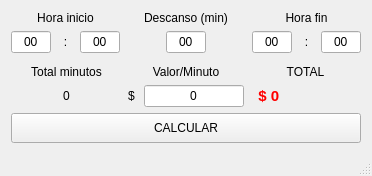
<?xml version="1.0" encoding="UTF-8"?>
<ui version="4.0">
 <class>MainWindow</class>
 <widget class="QMainWindow" name="MainWindow">
  <property name="geometry">
   <rect>
    <x>0</x>
    <y>0</y>
    <width>372</width>
    <height>176</height>
   </rect>
  </property>
  <property name="minimumSize">
   <size>
    <width>372</width>
    <height>176</height>
   </size>
  </property>
  <property name="maximumSize">
   <size>
    <width>372</width>
    <height>176</height>
   </size>
  </property>
  <property name="windowTitle">
   <string>Tarificador</string>
  </property>
  <property name="windowIcon">
   <iconset>
    <normaloff>../../../../Deploy/img/clock.png</normaloff>../../../../Deploy/img/clock.png</iconset>
  </property>
  <widget class="QWidget" name="centralWidget">
   <layout class="QGridLayout" name="gridLayout_2">
    <item row="0" column="0">
     <layout class="QVBoxLayout" name="verticalLayout_7">
      <item>
       <layout class="QHBoxLayout" name="horizontalLayout_4">
        <item>
         <layout class="QVBoxLayout" name="verticalLayout">
          <property name="sizeConstraint">
           <enum>QLayout::SetDefaultConstraint</enum>
          </property>
          <item>
           <widget class="QLabel" name="horaInicioLabel">
            <property name="text">
             <string>Hora inicio</string>
            </property>
            <property name="alignment">
             <set>Qt::AlignCenter</set>
            </property>
           </widget>
          </item>
          <item>
           <layout class="QHBoxLayout" name="horizontalLayout">
            <item>
             <widget class="QLineEdit" name="horaInicioTextField">
              <property name="sizePolicy">
               <sizepolicy hsizetype="Expanding" vsizetype="Expanding">
                <horstretch>0</horstretch>
                <verstretch>0</verstretch>
               </sizepolicy>
              </property>
              <property name="maximumSize">
               <size>
                <width>40</width>
                <height>16777215</height>
               </size>
              </property>
              <property name="text">
               <string>00</string>
              </property>
              <property name="cursorPosition">
               <number>0</number>
              </property>
              <property name="alignment">
               <set>Qt::AlignCenter</set>
              </property>
             </widget>
            </item>
            <item>
             <widget class="QLabel" name="label_10">
              <property name="sizePolicy">
               <sizepolicy hsizetype="Expanding" vsizetype="Expanding">
                <horstretch>0</horstretch>
                <verstretch>0</verstretch>
               </sizepolicy>
              </property>
              <property name="text">
               <string>:</string>
              </property>
              <property name="alignment">
               <set>Qt::AlignCenter</set>
              </property>
             </widget>
            </item>
            <item>
             <widget class="QLineEdit" name="minutoInicioTextfield">
              <property name="sizePolicy">
               <sizepolicy hsizetype="Expanding" vsizetype="Expanding">
                <horstretch>0</horstretch>
                <verstretch>0</verstretch>
               </sizepolicy>
              </property>
              <property name="maximumSize">
               <size>
                <width>40</width>
                <height>16777215</height>
               </size>
              </property>
              <property name="text">
               <string>00</string>
              </property>
              <property name="cursorPosition">
               <number>0</number>
              </property>
              <property name="alignment">
               <set>Qt::AlignCenter</set>
              </property>
             </widget>
            </item>
           </layout>
          </item>
         </layout>
        </item>
        <item>
         <layout class="QVBoxLayout" name="verticalLayout_3">
          <item>
           <widget class="QLabel" name="descansoLabel">
            <property name="text">
             <string>Descanso (min)</string>
            </property>
            <property name="alignment">
             <set>Qt::AlignCenter</set>
            </property>
           </widget>
          </item>
          <item>
           <layout class="QHBoxLayout" name="horizontalLayout_3">
            <item>
             <spacer name="horizontalSpacer_3">
              <property name="orientation">
               <enum>Qt::Horizontal</enum>
              </property>
              <property name="sizeHint" stdset="0">
               <size>
                <width>40</width>
                <height>20</height>
               </size>
              </property>
             </spacer>
            </item>
            <item>
             <widget class="QLineEdit" name="descansoTextField">
              <property name="sizePolicy">
               <sizepolicy hsizetype="Expanding" vsizetype="Expanding">
                <horstretch>0</horstretch>
                <verstretch>0</verstretch>
               </sizepolicy>
              </property>
              <property name="maximumSize">
               <size>
                <width>40</width>
                <height>16777215</height>
               </size>
              </property>
              <property name="text">
               <string>00</string>
              </property>
              <property name="cursorPosition">
               <number>0</number>
              </property>
              <property name="alignment">
               <set>Qt::AlignCenter</set>
              </property>
             </widget>
            </item>
            <item>
             <spacer name="horizontalSpacer_4">
              <property name="orientation">
               <enum>Qt::Horizontal</enum>
              </property>
              <property name="sizeHint" stdset="0">
               <size>
                <width>40</width>
                <height>20</height>
               </size>
              </property>
             </spacer>
            </item>
           </layout>
          </item>
         </layout>
        </item>
        <item>
         <layout class="QVBoxLayout" name="verticalLayout_2">
          <property name="sizeConstraint">
           <enum>QLayout::SetDefaultConstraint</enum>
          </property>
          <item>
           <widget class="QLabel" name="horaFinLabel">
            <property name="text">
             <string>Hora fin</string>
            </property>
            <property name="alignment">
             <set>Qt::AlignCenter</set>
            </property>
           </widget>
          </item>
          <item>
           <layout class="QHBoxLayout" name="horizontalLayout_2">
            <item>
             <widget class="QLineEdit" name="horaFinTextField">
              <property name="sizePolicy">
               <sizepolicy hsizetype="Expanding" vsizetype="Expanding">
                <horstretch>0</horstretch>
                <verstretch>0</verstretch>
               </sizepolicy>
              </property>
              <property name="maximumSize">
               <size>
                <width>40</width>
                <height>16777215</height>
               </size>
              </property>
              <property name="text">
               <string>00</string>
              </property>
              <property name="cursorPosition">
               <number>0</number>
              </property>
              <property name="alignment">
               <set>Qt::AlignCenter</set>
              </property>
             </widget>
            </item>
            <item>
             <widget class="QLabel" name="label_11">
              <property name="sizePolicy">
               <sizepolicy hsizetype="Expanding" vsizetype="Expanding">
                <horstretch>0</horstretch>
                <verstretch>0</verstretch>
               </sizepolicy>
              </property>
              <property name="text">
               <string>:</string>
              </property>
              <property name="alignment">
               <set>Qt::AlignCenter</set>
              </property>
             </widget>
            </item>
            <item>
             <widget class="QLineEdit" name="minutoFinTextField">
              <property name="sizePolicy">
               <sizepolicy hsizetype="Expanding" vsizetype="Expanding">
                <horstretch>0</horstretch>
                <verstretch>0</verstretch>
               </sizepolicy>
              </property>
              <property name="maximumSize">
               <size>
                <width>40</width>
                <height>16777215</height>
               </size>
              </property>
              <property name="text">
               <string>00</string>
              </property>
              <property name="cursorPosition">
               <number>0</number>
              </property>
              <property name="alignment">
               <set>Qt::AlignCenter</set>
              </property>
             </widget>
            </item>
           </layout>
          </item>
         </layout>
        </item>
       </layout>
      </item>
      <item>
       <spacer name="verticalSpacer">
        <property name="orientation">
         <enum>Qt::Vertical</enum>
        </property>
        <property name="sizeHint" stdset="0">
         <size>
          <width>20</width>
          <height>40</height>
         </size>
        </property>
       </spacer>
      </item>
      <item>
       <layout class="QHBoxLayout" name="horizontalLayout_5">
        <item>
         <layout class="QVBoxLayout" name="verticalLayout_4">
          <item>
           <widget class="QLabel" name="totalMinutosLabel">
            <property name="text">
             <string>Total minutos</string>
            </property>
            <property name="alignment">
             <set>Qt::AlignCenter</set>
            </property>
           </widget>
          </item>
          <item>
           <widget class="QLabel" name="totalMinutosResultLabel">
            <property name="sizePolicy">
             <sizepolicy hsizetype="Expanding" vsizetype="Expanding">
              <horstretch>0</horstretch>
              <verstretch>0</verstretch>
             </sizepolicy>
            </property>
            <property name="text">
             <string>0</string>
            </property>
            <property name="alignment">
             <set>Qt::AlignCenter</set>
            </property>
           </widget>
          </item>
         </layout>
        </item>
        <item>
         <layout class="QVBoxLayout" name="verticalLayout_5">
          <item>
           <widget class="QLabel" name="valorMinutoLabel">
            <property name="sizePolicy">
             <sizepolicy hsizetype="Preferred" vsizetype="Preferred">
              <horstretch>0</horstretch>
              <verstretch>0</verstretch>
             </sizepolicy>
            </property>
            <property name="text">
             <string>Valor/Minuto</string>
            </property>
            <property name="alignment">
             <set>Qt::AlignCenter</set>
            </property>
           </widget>
          </item>
          <item>
           <layout class="QGridLayout" name="gridLayout">
            <item row="0" column="0">
             <widget class="QLabel" name="label_7">
              <property name="sizePolicy">
               <sizepolicy hsizetype="Expanding" vsizetype="Preferred">
                <horstretch>0</horstretch>
                <verstretch>0</verstretch>
               </sizepolicy>
              </property>
              <property name="text">
               <string>$ </string>
              </property>
             </widget>
            </item>
            <item row="0" column="1">
             <widget class="QLineEdit" name="valorMinutoTextField">
              <property name="sizePolicy">
               <sizepolicy hsizetype="Expanding" vsizetype="Expanding">
                <horstretch>0</horstretch>
                <verstretch>0</verstretch>
               </sizepolicy>
              </property>
              <property name="maximumSize">
               <size>
                <width>100</width>
                <height>16777215</height>
               </size>
              </property>
              <property name="text">
               <string>0</string>
              </property>
              <property name="maxLength">
               <number>32750</number>
              </property>
              <property name="cursorPosition">
               <number>1</number>
              </property>
              <property name="alignment">
               <set>Qt::AlignCenter</set>
              </property>
             </widget>
            </item>
           </layout>
          </item>
         </layout>
        </item>
        <item>
         <layout class="QVBoxLayout" name="verticalLayout_6">
          <item>
           <widget class="QLabel" name="totalLabel">
            <property name="sizePolicy">
             <sizepolicy hsizetype="Expanding" vsizetype="Preferred">
              <horstretch>0</horstretch>
              <verstretch>0</verstretch>
             </sizepolicy>
            </property>
            <property name="text">
             <string>TOTAL</string>
            </property>
            <property name="alignment">
             <set>Qt::AlignCenter</set>
            </property>
           </widget>
          </item>
          <item>
           <widget class="QLabel" name="totalResultLabel">
            <property name="sizePolicy">
             <sizepolicy hsizetype="Expanding" vsizetype="Expanding">
              <horstretch>0</horstretch>
              <verstretch>0</verstretch>
             </sizepolicy>
            </property>
            <property name="font">
             <font>
              <pointsize>11</pointsize>
              <weight>75</weight>
              <bold>true</bold>
             </font>
            </property>
            <property name="styleSheet">
             <string notr="true">color: rgb(255, 0, 0);</string>
            </property>
            <property name="text">
             <string>  $ 0</string>
            </property>
           </widget>
          </item>
         </layout>
        </item>
       </layout>
      </item>
      <item>
       <widget class="QPushButton" name="calcularButton">
        <property name="enabled">
         <bool>true</bool>
        </property>
        <property name="sizePolicy">
         <sizepolicy hsizetype="Expanding" vsizetype="Expanding">
          <horstretch>0</horstretch>
          <verstretch>0</verstretch>
         </sizepolicy>
        </property>
        <property name="minimumSize">
         <size>
          <width>0</width>
          <height>30</height>
         </size>
        </property>
        <property name="text">
         <string>CALCULAR</string>
        </property>
       </widget>
      </item>
     </layout>
    </item>
   </layout>
  </widget>
  <widget class="QStatusBar" name="statusBar"/>
 </widget>
 <layoutdefault spacing="6" margin="11"/>
 <resources/>
 <connections/>
</ui>
